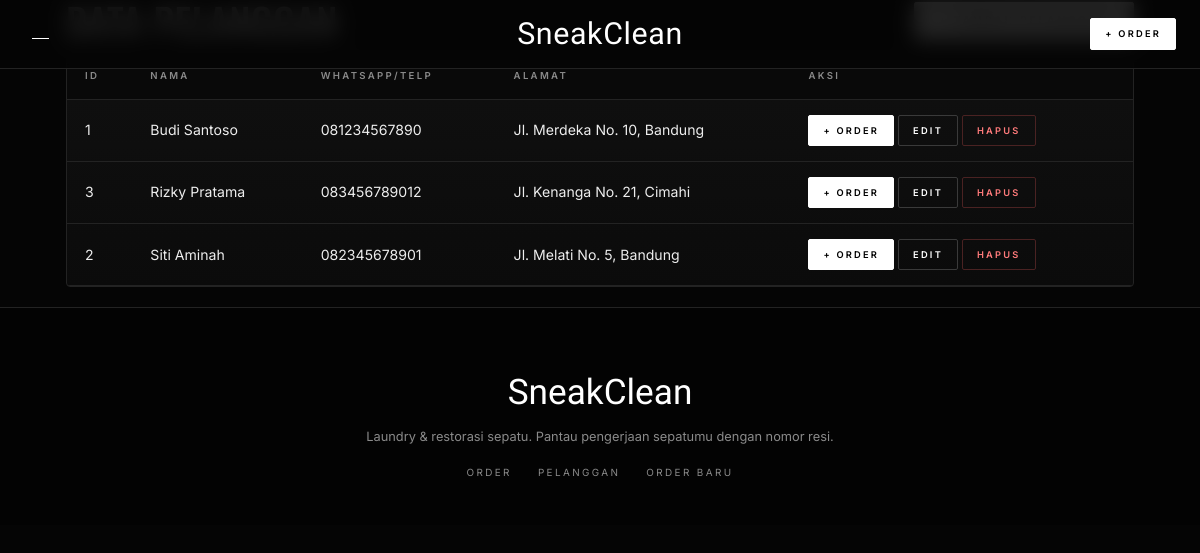
The app's page /public/pelanggan with its own data.
### tables this page shows
CREATE TABLE IF NOT EXISTS pelanggan (
  id_pelanggan INT UNSIGNED NOT NULL AUTO_INCREMENT,
  nama_lengkap VARCHAR(100) NOT NULL,
  no_telepon   VARCHAR(20)  NOT NULL,
  alamat       TEXT         NOT NULL,
  created_at   TIMESTAMP    NOT NULL DEFAULT CURRENT_TIMESTAMP,
  PRIMARY KEY (id_pelanggan),
  UNIQUE KEY uq_pelanggan_telepon (no_telepon)
);

### app/core/Controller.php (called while the page is built, shortened)
<?php
class Controller
{
    protected function view($view, $data = [])
    {
        extract($data);
        require __DIR__ . '/../views/layouts/header.php';
        require __DIR__ . "/../views/$view.php";
        require __DIR__ . '/../views/layouts/footer.php';
    }
}

### app/controllers/PelangganController.php (called while the page is built, shortened)
<?php
class PelangganController extends Controller
{
    private $model;
    public function __construct() { $this->model = new Pelanggan(); }
    public function index()
    {
        $this->view('pelanggan/index', [
            'title' => 'Data Pelanggan',
            'list'  => $this->model->all(),
        ]);
    }
}

### app/core/Router.php (called while the page is built, shortened)
<?php
class Router
{
    public function dispatch()
    {
        $url   = trim($_GET['url'] ?? '', '/');
        $parts = $url === '' ? [] : explode('/', $url);
        $method = $parts[1] ?? 'index';
        $params = array_slice($parts, 2);
        call_user_func_array([new $class(), $method], $params);
    }
}

### public/index.php (called while the page is built, shortened)
<?php
require_once __DIR__ . '/../app/helpers.php';
(new Router())->dispatch();

### app/helpers.php (called while the page is built, shortened)
<?php
function e($v) { return htmlspecialchars((string)$v, ENT_QUOTES, 'UTF-8'); }
function url($path = '') { return BASE_URL . '/' . ltrim($path, '/'); }

### app/models/Pelanggan.php (called while the page is built, shortened)
<?php
class Pelanggan
{
    private $db;
    public function __construct() { $this->db = Database::conn(); }
    public function all()
    {
        return $this->db->query('SELECT * FROM pelanggan ORDER BY nama_lengkap ASC')->fetchAll();
    }
}

### app/views/pelanggan/index.php (the view, shortened to what this page needs)
<div class="page-head">
    <h1>Data Pelanggan</h1>
    <a class="btn" href="<?= url('pelanggan/create') ?>">+ Tambah Pelanggan</a>
</div>
<div class="card table-wrap">
<table>
    <thead><tr><th>ID</th><th>Nama</th><th>WhatsApp/Telp</th><th>Alamat</th><th>Aksi</th></tr></thead>
    <tbody>
    <?php foreach ($list as $p): ?>
        <tr>
            <td><?= $p['id_pelanggan'] ?></td>
            <td><?= e($p['nama_lengkap']) ?></td>
            <td><?= e($p['no_telepon']) ?></td>
            <td><?= e($p['alamat']) ?></td>
            <td class="actions">
                <a class="btn btn-sm" href="<?= url('order/create?pelanggan=' . $p['id_pelanggan']) ?>">+ Order</a>
                <a class="btn btn-sm btn-ghost" href="<?= url('pelanggan/edit/' . $p['id_pelanggan']) ?>">Edit</a>
                <form method="post" action="<?= url('pelanggan/destroy/' . $p['id_pelanggan']) ?>"
                      onsubmit="return confirm('Hapus pelanggan <?= e($p['nama_lengkap']) ?>?')">
                    <button class="btn btn-sm btn-danger" type="submit">Hapus</button>
                </form>
            </td>
        </tr>
    <?php endforeach; ?>
    </tbody>
</table>
</div>

### public/css/style.css (style rules this page uses)
:root { --bg:#050505; --card:#0d0d0d; --card2:#141414; --line:#232323; --ink:#ededed; --muted:#8a8a8a; --white:#fff; --teal:#0f4c47; --teal-d:#082b27; --copper:#d29a6a; --danger:#ff7b7b; --display:"Oswald","Bebas Neue","Arial Narrow",Impact,sans-serif; --script:"Yellowtail","Brush Script MT",cursive; --body:"Inter","Helvetica Neue",Arial,"Segoe UI",sans-serif; color-scheme:dark; }
* { box-sizing:border-box }
html { background:var(--bg);scroll-behavior:smooth }
body { margin:0;font-family:var(--body);background:var(--bg);color:var(--ink);line-height:1.6;-webkit-font-smoothing:antialiased }
a { color:var(--white);text-decoration:none }
h1,h2,h3 { font-family:var(--display);font-weight:500;text-transform:uppercase;letter-spacing:.02em;line-height:1.1;margin:0 }
main h1 { font-size:2.4rem;margin:0 0 22px }
.btn { display:inline-block;background:var(--white);color:#000!important;border:1px solid var(--white);border-radius:2px;padding:13px 24px; font:600 .66rem/1 var(--body);letter-spacing:.24em;text-transform:uppercase;cursor:pointer;transition:all .25s }
.btn-sm { padding:10px 14px;font-size:.58rem }
.btn-ghost { background:transparent;color:var(--white)!important;border-color:#3a3a3a }
.btn-danger { background:transparent;color:var(--danger)!important;border-color:#4a2222 }
.card { background:linear-gradient(180deg,#101010,#0b0b0b);border:1px solid var(--line);border-radius:4px;padding:26px;margin-bottom:20px }
.page-head { display:flex;justify-content:space-between;align-items:center;flex-wrap:wrap;gap:12px;margin-bottom:10px }
.page-head h1 { margin:0 }
.table-wrap { overflow-x:auto;padding:0 }
table { width:100%;border-collapse:collapse;font-size:.88rem }
th,td { padding:15px 18px;text-align:left;border-bottom:1px solid var(--line);vertical-align:middle }
th { font-size:.6rem;font-weight:600;letter-spacing:.24em;text-transform:uppercase;color:var(--muted);background:#090909 }
tbody tr { transition:background .25s }
.actions { white-space:nowrap }
.actions form { display:inline }

### records on screen
pelanggan: id_pelanggan "1", nama_lengkap "Budi Santoso", no_telepon "081234567890", alamat "Jl. Merdeka No. 10, Bandung"
pelanggan: id_pelanggan "3", nama_lengkap "Rizky Pratama", no_telepon "083456789012", alamat "Jl. Kenanga No. 21, Cimahi"
pelanggan: id_pelanggan "2", nama_lengkap "Siti Aminah", no_telepon "082345678901", alamat "Jl. Melati No. 5, Bandung"
